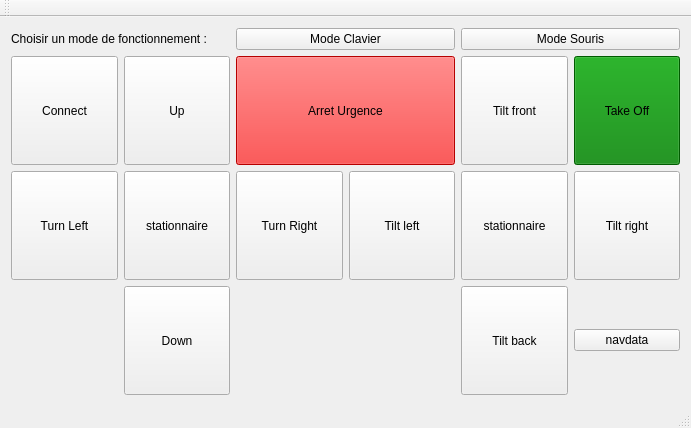
<?xml version="1.0" encoding="UTF-8"?>
<ui version="4.0">
 <class>MainWindow</class>
 <widget class="QMainWindow" name="MainWindow">
  <property name="geometry">
   <rect>
    <x>0</x>
    <y>0</y>
    <width>691</width>
    <height>428</height>
   </rect>
  </property>
  <property name="windowTitle">
   <string>MainWindow</string>
  </property>
  <widget class="QWidget" name="centralWidget">
   <layout class="QVBoxLayout" name="verticalLayout">
    <item>
     <layout class="QHBoxLayout" name="horizontalLayout">
      <item>
       <widget class="QLabel" name="labelMode">
        <property name="text">
         <string>Choisir un mode de fonctionnement : </string>
        </property>
       </widget>
      </item>
      <item>
       <widget class="QPushButton" name="btnKeyboardMode">
        <property name="text">
         <string>Mode Clavier</string>
        </property>
       </widget>
      </item>
      <item>
       <widget class="QPushButton" name="btnMouseMode">
        <property name="text">
         <string>Mode Souris</string>
        </property>
       </widget>
      </item>
     </layout>
    </item>
    <item>
     <layout class="QGridLayout" name="layoutBtnCmd">
      <item row="2" column="1">
       <widget class="QPushButton" name="btnDown">
        <property name="enabled">
         <bool>true</bool>
        </property>
        <property name="sizePolicy">
         <sizepolicy hsizetype="Minimum" vsizetype="Expanding">
          <horstretch>0</horstretch>
          <verstretch>0</verstretch>
         </sizepolicy>
        </property>
        <property name="text">
         <string>Down</string>
        </property>
       </widget>
      </item>
      <item row="1" column="1">
       <widget class="QPushButton" name="btnStat">
        <property name="enabled">
         <bool>true</bool>
        </property>
        <property name="sizePolicy">
         <sizepolicy hsizetype="Minimum" vsizetype="Expanding">
          <horstretch>0</horstretch>
          <verstretch>0</verstretch>
         </sizepolicy>
        </property>
        <property name="text">
         <string>stationnaire</string>
        </property>
       </widget>
      </item>
      <item row="1" column="3">
       <widget class="QPushButton" name="btnTiltLeft">
        <property name="enabled">
         <bool>true</bool>
        </property>
        <property name="sizePolicy">
         <sizepolicy hsizetype="Minimum" vsizetype="Expanding">
          <horstretch>0</horstretch>
          <verstretch>0</verstretch>
         </sizepolicy>
        </property>
        <property name="text">
         <string>Tilt left</string>
        </property>
       </widget>
      </item>
      <item row="1" column="0">
       <widget class="QPushButton" name="btnLeft">
        <property name="enabled">
         <bool>true</bool>
        </property>
        <property name="sizePolicy">
         <sizepolicy hsizetype="Minimum" vsizetype="Expanding">
          <horstretch>0</horstretch>
          <verstretch>0</verstretch>
         </sizepolicy>
        </property>
        <property name="text">
         <string>Turn Left</string>
        </property>
       </widget>
      </item>
      <item row="1" column="4">
       <widget class="QPushButton" name="btnStat1">
        <property name="enabled">
         <bool>true</bool>
        </property>
        <property name="sizePolicy">
         <sizepolicy hsizetype="Minimum" vsizetype="Expanding">
          <horstretch>0</horstretch>
          <verstretch>0</verstretch>
         </sizepolicy>
        </property>
        <property name="text">
         <string>stationnaire</string>
        </property>
       </widget>
      </item>
      <item row="1" column="2">
       <widget class="QPushButton" name="btnRight">
        <property name="enabled">
         <bool>true</bool>
        </property>
        <property name="sizePolicy">
         <sizepolicy hsizetype="Minimum" vsizetype="Expanding">
          <horstretch>0</horstretch>
          <verstretch>0</verstretch>
         </sizepolicy>
        </property>
        <property name="text">
         <string>Turn Right</string>
        </property>
       </widget>
      </item>
      <item row="0" column="1">
       <widget class="QPushButton" name="btnUp">
        <property name="enabled">
         <bool>true</bool>
        </property>
        <property name="sizePolicy">
         <sizepolicy hsizetype="Minimum" vsizetype="Expanding">
          <horstretch>0</horstretch>
          <verstretch>0</verstretch>
         </sizepolicy>
        </property>
        <property name="styleSheet">
         <string notr="true"/>
        </property>
        <property name="text">
         <string>Up</string>
        </property>
       </widget>
      </item>
      <item row="1" column="5">
       <widget class="QPushButton" name="btnTiltRight">
        <property name="enabled">
         <bool>true</bool>
        </property>
        <property name="sizePolicy">
         <sizepolicy hsizetype="Minimum" vsizetype="Expanding">
          <horstretch>0</horstretch>
          <verstretch>0</verstretch>
         </sizepolicy>
        </property>
        <property name="text">
         <string>Tilt right</string>
        </property>
       </widget>
      </item>
      <item row="0" column="4">
       <widget class="QPushButton" name="btnFront">
        <property name="enabled">
         <bool>true</bool>
        </property>
        <property name="sizePolicy">
         <sizepolicy hsizetype="Minimum" vsizetype="Expanding">
          <horstretch>0</horstretch>
          <verstretch>0</verstretch>
         </sizepolicy>
        </property>
        <property name="text">
         <string>Tilt front</string>
        </property>
       </widget>
      </item>
      <item row="2" column="4">
       <widget class="QPushButton" name="btnBack">
        <property name="enabled">
         <bool>true</bool>
        </property>
        <property name="sizePolicy">
         <sizepolicy hsizetype="Minimum" vsizetype="Expanding">
          <horstretch>0</horstretch>
          <verstretch>0</verstretch>
         </sizepolicy>
        </property>
        <property name="text">
         <string>Tilt back</string>
        </property>
       </widget>
      </item>
      <item row="0" column="2" colspan="2">
       <widget class="QPushButton" name="btnARU">
        <property name="sizePolicy">
         <sizepolicy hsizetype="Minimum" vsizetype="Expanding">
          <horstretch>0</horstretch>
          <verstretch>0</verstretch>
         </sizepolicy>
        </property>
        <property name="styleSheet">
         <string notr="true">background-color: red;</string>
        </property>
        <property name="text">
         <string>Arret Urgence</string>
        </property>
       </widget>
      </item>
      <item row="0" column="5">
       <widget class="QPushButton" name="btnTakeOffLand">
        <property name="sizePolicy">
         <sizepolicy hsizetype="Minimum" vsizetype="Expanding">
          <horstretch>0</horstretch>
          <verstretch>0</verstretch>
         </sizepolicy>
        </property>
        <property name="styleSheet">
         <string notr="true">background-color: green;</string>
        </property>
        <property name="text">
         <string>Take Off</string>
        </property>
       </widget>
      </item>
      <item row="0" column="0">
       <widget class="QPushButton" name="btnConnect">
        <property name="sizePolicy">
         <sizepolicy hsizetype="Minimum" vsizetype="Expanding">
          <horstretch>0</horstretch>
          <verstretch>0</verstretch>
         </sizepolicy>
        </property>
        <property name="text">
         <string>Connect</string>
        </property>
       </widget>
      </item>
      <item row="2" column="5">
       <widget class="QPushButton" name="pushButton">
        <property name="text">
         <string>navdata</string>
        </property>
       </widget>
      </item>
     </layout>
    </item>
   </layout>
  </widget>
  <widget class="QMenuBar" name="menuBar">
   <property name="geometry">
    <rect>
     <x>0</x>
     <y>0</y>
     <width>691</width>
     <height>22</height>
    </rect>
   </property>
  </widget>
  <widget class="QToolBar" name="mainToolBar">
   <attribute name="toolBarArea">
    <enum>TopToolBarArea</enum>
   </attribute>
   <attribute name="toolBarBreak">
    <bool>false</bool>
   </attribute>
  </widget>
  <widget class="QStatusBar" name="statusBar"/>
 </widget>
 <layoutdefault spacing="6" margin="11"/>
 <resources/>
 <connections/>
</ui>
